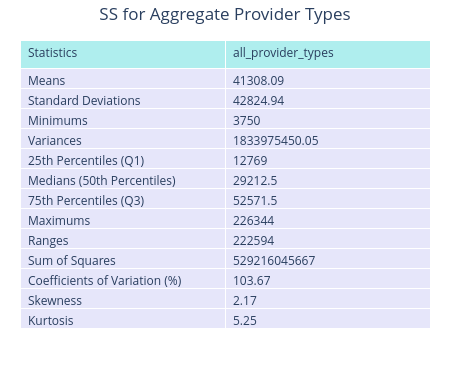

Notebook cell for this chart:
### Code cell
import plotly.graph_objects as go
import pandas as pd

# Convert summary_statistics dictionary to a DataFrame
summary_df = pd.DataFrame(summary_statistics)

# Transpose the DataFrame to switch rows and columns
transposed_df = summary_df.transpose()

# Create the plotly table for summary statistics
fig = go.Figure(data=[go.Table(
    header=dict(values=["Statistics", *transposed_df.columns], fill_color='paleturquoise', align='left'),
    cells=dict(values=[list(transposed_df.index)] + [transposed_df[col].values for col in transposed_df.columns],
               fill_color='lavender', align='left')
)])

# Update layout for a cleaner look
fig.update_layout(
    title="SS for Aggregate Provider Types",
    title_x=0.5,
    width=450,  # Set a fixed width
    height=390,  # Set a fixed height
    margin=dict(l=20, r=20, t=40, b=20)
)

fig.show()

### Figure 1 — Plotly figure (JSON) as saved in the notebook; plotly's stock layout.template omitted (floating-point values rounded to 4 significant figures)
{"data": [{"cells": {"align": "left", "fill": {"color": "lavender"}, "values": [["Means", "Standard Deviations", "Minimums", "Variances", "25th Percentiles (Q1)", "Medians (50th Percentiles)", "75th Percentiles (Q3)", "Maximums", "Ranges", "Sum of Squares", "Coefficients of Variation (%)", "Skewness", "Kurtosis"], [41310.0, 42820.0, 3750, 1834000000.0, 12769, 29210.0, 52570.0, 226344, 222594, 529216045667, 103.7, 2.17, 5.25]]}, "header": {"align": "left", "fill": {"color": "paleturquoise"}, "values": ["Statistics", "all_provider_types"]}, "type": "table"}], "layout": {"height": 390, "margin": {"b": 20, "l": 20, "r": 20, "t": 40}, "title": {"text": "SS for Aggregate Provider Types", "x": 0.5}, "width": 450}}
